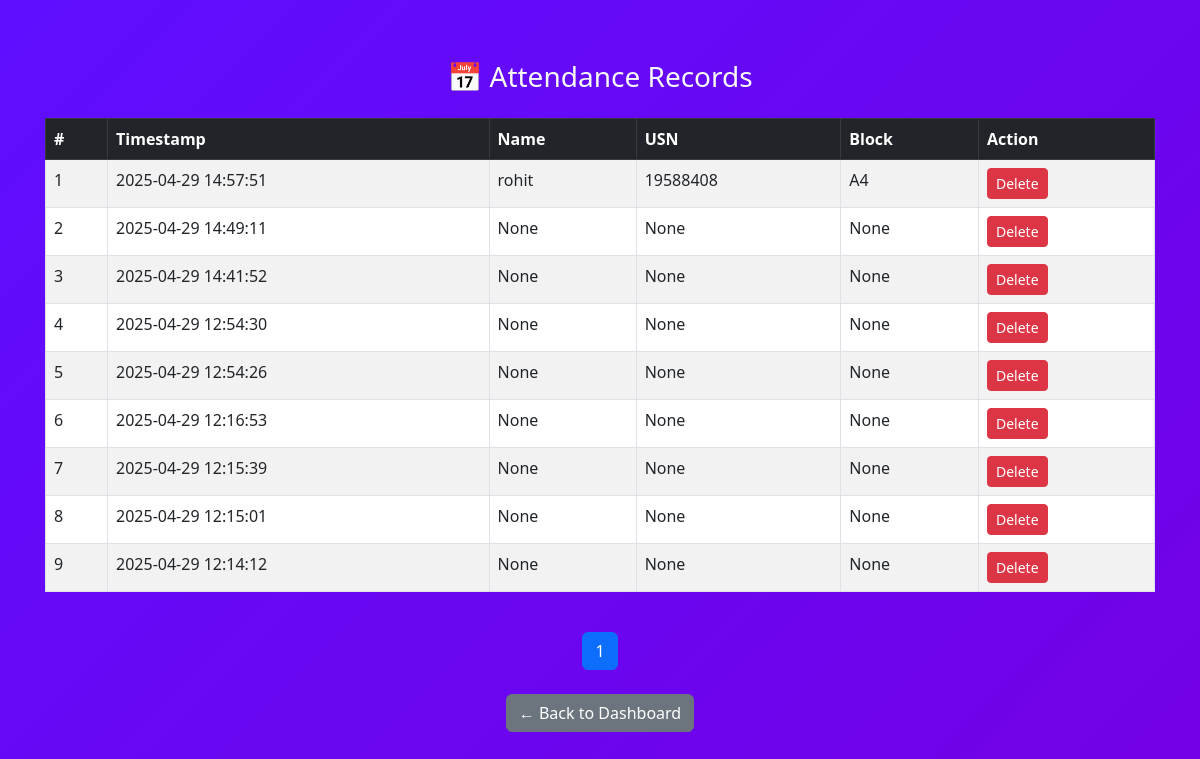
/attendance (signed in), run on the app's committed database.
### tables this page shows
CREATE TABLE students (
        id INTEGER PRIMARY KEY AUTOINCREMENT,
        name TEXT,
        usn TEXT UNIQUE,
        branch TEXT,
        semester TEXT,
        hallticket TEXT UNIQUE,
        block TEXT
    );

CREATE TABLE attendance (
        id INTEGER PRIMARY KEY AUTOINCREMENT,
        usn TEXT,
        timestamp TEXT
    );

### app.py (the view)
@app.route('/attendance')
def view_attendance():
    if 'admin' not in session:
        return redirect('/')
    page = int(request.args.get('page', 1))
    per_page = 10
    offset = (page - 1) * per_page
    conn = get_db_connection()
    records = conn.execute('''
        SELECT a.id, a.timestamp, s.name, s.usn, s.block
        FROM attendance a
        LEFT JOIN students s ON a.usn = s.usn
        ORDER BY a.timestamp DESC
        LIMIT ? OFFSET ?
    ''', (per_page, offset)).fetchall()
    total_count = conn.execute('SELECT COUNT(*) FROM attendance').fetchone()[0]
    conn.close()
    total_pages = (total_count + per_page - 1) // per_page
    return render_template('attendance.html', records=records, page=page, total_pages=total_pages)

### app.py (called while the page is built)
def get_db_connection():
    conn = sqlite3.connect('database.db')
    conn.row_factory = sqlite3.Row
    return conn

### templates/attendance.html
{% extends "layout.html" %}
{% block content %}
<h3 class="mb-4 text-center text-light">📅 Attendance Records</h3>
<div class="table-responsive">
  <table class="table table-striped table-bordered">
    <thead class="table-dark">
      <tr>
        <th>#</th>
        <th>Timestamp</th>
        <th>Name</th>
        <th>USN</th>
        <th>Block</th>
        <th>Action</th>
      </tr>
    </thead>
    <tbody>
      {% for record in records %}
      <tr>
        <td>{{ loop.index + ((page-1)*10) }}</td>
        <td>{{ record.timestamp }}</td>
        <td>{{ record.name }}</td>
        <td>{{ record.usn }}</td>
        <td>{{ record.block }}</td>
        <td>
          <a href="/delete_attendance/{{ record.id }}" class="btn btn-sm btn-danger" onclick="return confirm('Delete this record?')">Delete</a>
        </td>
      </tr>
      {% endfor %}
    </tbody>
  </table>
</div>
<nav class="mt-4">
  <ul class="pagination justify-content-center">
    {% for p in range(1, total_pages+1) %}
      <li class="page-item {% if p == page %}active{% endif %}">
        <a class="page-link" href="/attendance?page={{ p }}">{{ p }}</a>
      </li>
    {% endfor %}
  </ul>
</nav>
<div class="text-center mt-4">
  <a href="/dashboard" class="btn btn-secondary">← Back to Dashboard</a>
</div>
{% endblock %}

### templates/layout.html (shortened to what this page needs)
<!DOCTYPE html>
<html lang="en">
<head>
  <link href="https://cdn.jsdelivr.net/npm/bootstrap@5.3.0/dist/css/bootstrap.min.css" rel="stylesheet">
  <link href="https://cdnjs.cloudflare.com/ajax/libs/font-awesome/6.5.0/css/all.min.css" rel="stylesheet">
</head>
<div class="toast-container position-fixed top-0 end-0 p-3" style="z-index: 1080">
</div>
<body>
  <div class="container main-content">
    {% block content %}
    {% endblock %}
  </div>
</body>
</html>

### templates/layout.html (style rules this page uses)
body { font-family: 'Segoe UI', sans-serif; background: linear-gradient(135deg, #5f0eff, #7300e6); color: white; min-height: 100vh; }
.main-content { padding: 60px 15px; }
.table thead { background-color: rgba(255,255,255,0.15); color: white; }
.table { background-color: #fff; color: #000; }

### data on the page
students: timestamp "2025-04-29 14:57:51", name "rohit", usn "19588408", block "A4"
attendance: timestamp "2025-04-29 14:49:11", name "None", usn "None", block "None"
attendance: timestamp "2025-04-29 14:41:52", name "None", usn "None", block "None"
attendance: timestamp "2025-04-29 12:54:30", name "None", usn "None", block "None"
attendance: timestamp "2025-04-29 12:54:26", name "None", usn "None", block "None"
attendance: timestamp "2025-04-29 12:16:53", name "None", usn "None", block "None"
attendance: timestamp "2025-04-29 12:15:39", name "None", usn "None", block "None"
attendance: timestamp "2025-04-29 12:15:01", name "None", usn "None", block "None"
attendance: timestamp "2025-04-29 12:14:12", name "None", usn "None", block "None"

### other printed values
{{ p }} "1"
